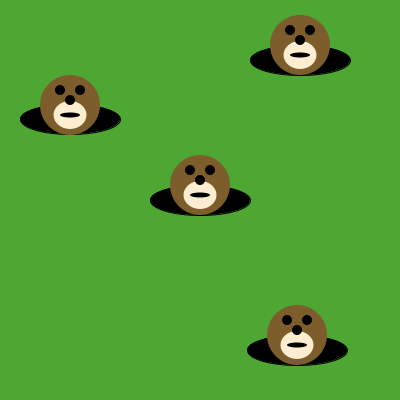
Frame 1 (no input)
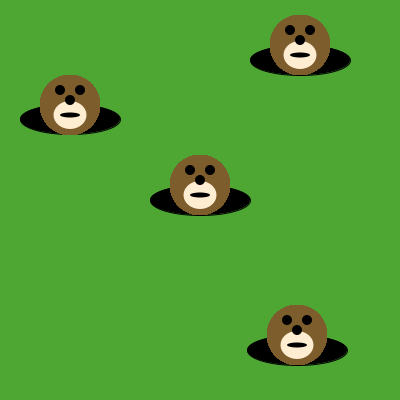
Frame 60 (the mouse pressed at the canvas centre just before this capture)
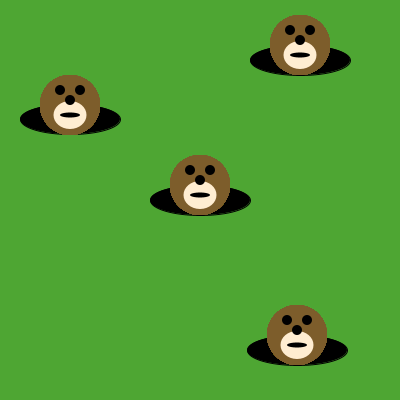
Frame 120 (the mouse held since frame 60 and released just before this capture)

The Processing sketch that drew these frames (run headless with seeded random() and noise(); from frame 60 on, the mouse is pressed at the canvas centre):

// Processing sketch: Moles_in_Holes
// ── Moles_in_Holes.pde
void draw() {

/* Use the method below to put moles in the holes. */
drawMole(200,185);
drawMole(300,45);
drawMole(70,105);
drawMole(297, 335);
}

void drawMole(int moleX, int moleY) {
     noStroke();
     fill(125, 93, 43);
     ellipse(moleX, moleY, 60, 60); // face
     fill(255, 237, 209);
     ellipse(moleX, moleY+10, 33, 28);
     fill(0, 0, 0);
     ellipse(moleX-10, moleY-15, 10, 10); // eyes
     ellipse(moleX+10, moleY-15, 10, 10);
     ellipse(moleX, moleY-5, 10, 10); // nose
     ellipse(moleX, moleY+10, 20, 5); // mouth
}

void setup() {
     size(400, 400);
     background(78, 166, 51); // green grass
     fill(0, 0, 0);
     ellipse(200, 200, 100, 30); // holes!
     ellipse(70, 119, 100, 30);
     ellipse(300, 60, 100, 30);
     ellipse(297, 350, 100, 30);
}
